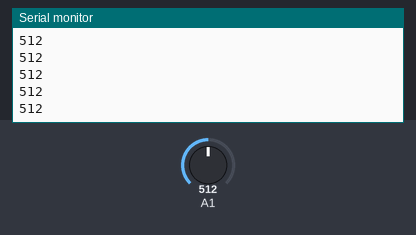
Simulated run of this sketch. Board: Arduino Uno, built with avr-gcc and run on an emulated ATmega328P. On the bench: the last lines printed to the serial monitor. The inputs (shaded band) are chosen by the test bench; at power-on: A1 = 512.

Above: at 1.2 s.
1.3 s: A1 set to 716
At 1.8 s:
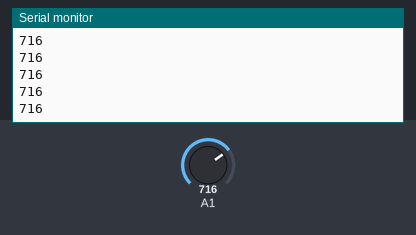
2.8 s: A1 set to 900
At 3.8 s:
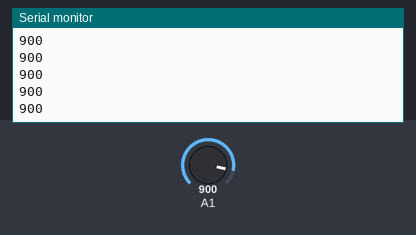
Timing chart, 0 to 5.8 s (numbered marks = the images above; inputs shaded):
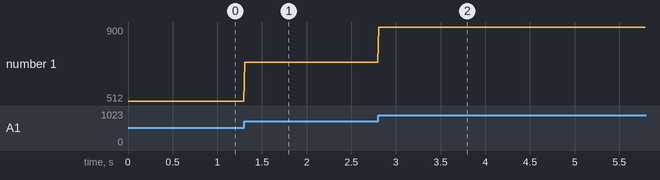

The sketch:

chipCalibration.ino
```cpp
void setup() {
  // put your setup code here, to run once:
  Serial.begin(9600);
}

void loop() {
  // put your main code here, to run repeatedly:
  int a = analogRead(A1);
  Serial.println(a);
  delay(10);
}
```

Measured:
- after the input at 1.3 s, the serial monitor: prints a new line at once (image 1)
- after the input at 2.8 s, the serial monitor: prints a new line at once (image 2)
- plotted number 1: 512 → 716 after the input at 1.3 s, 716 → 900 after the input at 2.8 s
